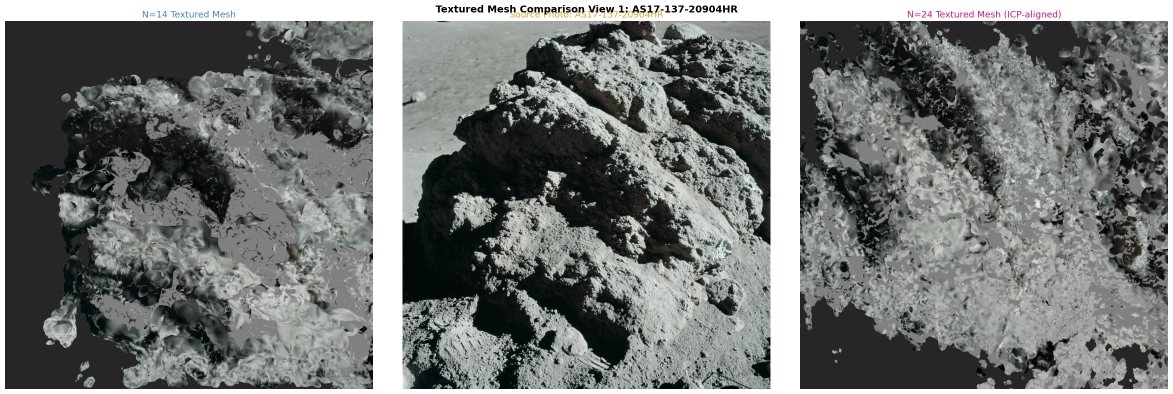
#> input picture assignments/photogrammetry_gaussian_splatting_apollo17/comparison/textured_sidebyside_view1.png, 2346 x 788 px, found by its file name (shown at 1/2 size)
$ python qualitative_grid_rerender.py
#> lines starting #> are read from the running program, lines starting #| are printed output that depends on the picture
from PIL import Image, ImageDraw, ImageFont
from pathlib import Path

WORK_DIR = Path.home() / "ses598-space-robotics-and-ai-2026/assignments/photogrammetry_gaussian_splatting_apollo17"
COMPARISON_DIR = WORK_DIR / "comparison"
OUTPUT_PATH = COMPARISON_DIR / "textured_qualitative_grid.png"

sidebyside_paths = [
    COMPARISON_DIR / "textured_sidebyside_view1.png",
    COMPARISON_DIR / "textured_sidebyside_view2.png",
    COMPARISON_DIR / "textured_sidebyside_view3.png",
    COMPARISON_DIR / "textured_sidebyside_view4.png",
]

panels = [Image.open(p).convert("RGB") for p in sidebyside_paths]
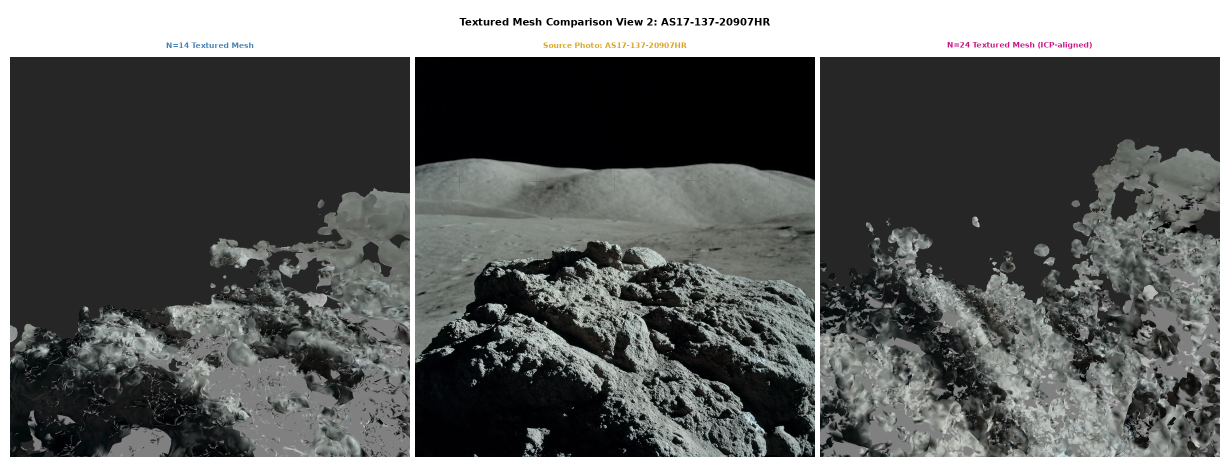
#> input picture assignments/photogrammetry_gaussian_splatting_apollo17/comparison/textured_sidebyside_view2.png, 2460 x 934 px, found by its file name (shown at 1/2 size)
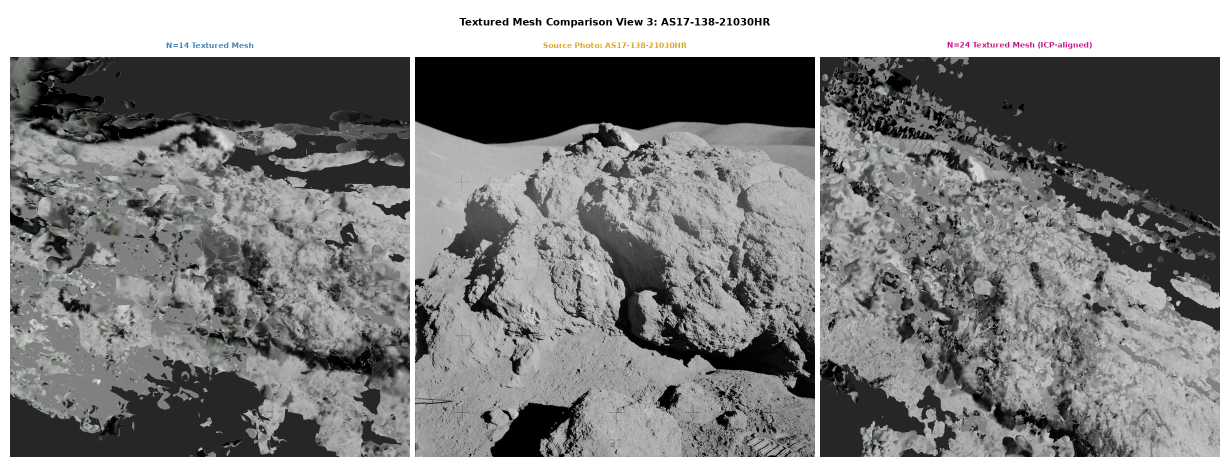
#> input picture assignments/photogrammetry_gaussian_splatting_apollo17/comparison/textured_sidebyside_view3.png, 2460 x 934 px, found by its file name (shown at 1/2 size)
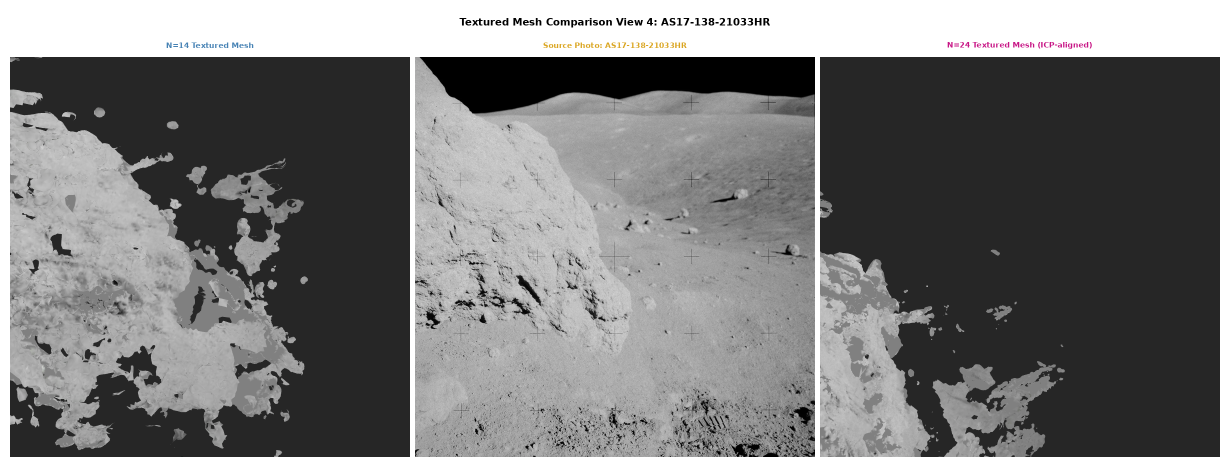
#> input picture assignments/photogrammetry_gaussian_splatting_apollo17/comparison/textured_sidebyside_view4.png, 2460 x 934 px, found by its file name (shown at 1/2 size)
#> panels = 4 items
print("Loaded panels", [(p.width, p.height) for p in panels])
#| Loaded panels [(2346, 788), (2460, 934), (2460, 934), (2460, 934)]

H_PAD = 40
V_PAD_TITLE = 40
V_PAD_ROW = 60
TITLE_HEIGHT = 70
MAX_LONG_DIM = 4000

cell_width = (MAX_LONG_DIM - H_PAD) // 2
scale = cell_width / panels[0].width
#> scale = 0.844
cell_height = round(panels[0].height * scale)
#> cell_height = 665

cells = [p.resize((cell_width, cell_height), Image.LANCZOS) for p in panels]
#> cells = 4 items
print("Cell size", cell_width, "x", cell_height)
#| Cell size 1980 x 665

total_width = cell_width * 2 + H_PAD
total_height = TITLE_HEIGHT + V_PAD_TITLE + cell_height + V_PAD_ROW + cell_height
#> total_height = 1500
print("Grid size", total_width, "x", total_height)
#| Grid size 4000 x 1500

grid = Image.new("RGB", (total_width, total_height), "white")
#> grid: PIL image 4000x1500 RGB; every value is 255
draw = ImageDraw.Draw(grid)

font_paths = [
    "/usr/share/fonts/truetype/dejavu/DejaVuSans-Bold.ttf",
    "/usr/share/fonts/truetype/liberation/LiberationSans-Bold.ttf",
    "/usr/share/fonts/truetype/freefont/FreeSansBold.ttf",
]
font = None
for fp in font_paths:
    if Path(fp).exists():
        font = ImageFont.truetype(fp, 34)
        break
if font is None:
    font = ImageFont.load_default()

title_text = "Textured Mesh Comparison: N=14 vs N=24 Photogrammetry (4 Viewpoints)"
bbox = draw.textbbox((0, 0), title_text, font=font)
#> bbox = (0, 6, 1448, 39)
text_w = bbox[2] - bbox[0]
#> text_w = 1448
text_h = bbox[3] - bbox[1]
#> text_h = 33
title_x = (total_width - text_w) // 2
#> title_x = 1276
title_y = (TITLE_HEIGHT - text_h) // 2
#> title_y = 18
draw.text((title_x, title_y), title_text, fill="black", font=font)

y_row1 = TITLE_HEIGHT + V_PAD_TITLE
y_row2 = y_row1 + cell_height + V_PAD_ROW
#> y_row2 = 835

grid.paste(cells[0], (0, y_row1))
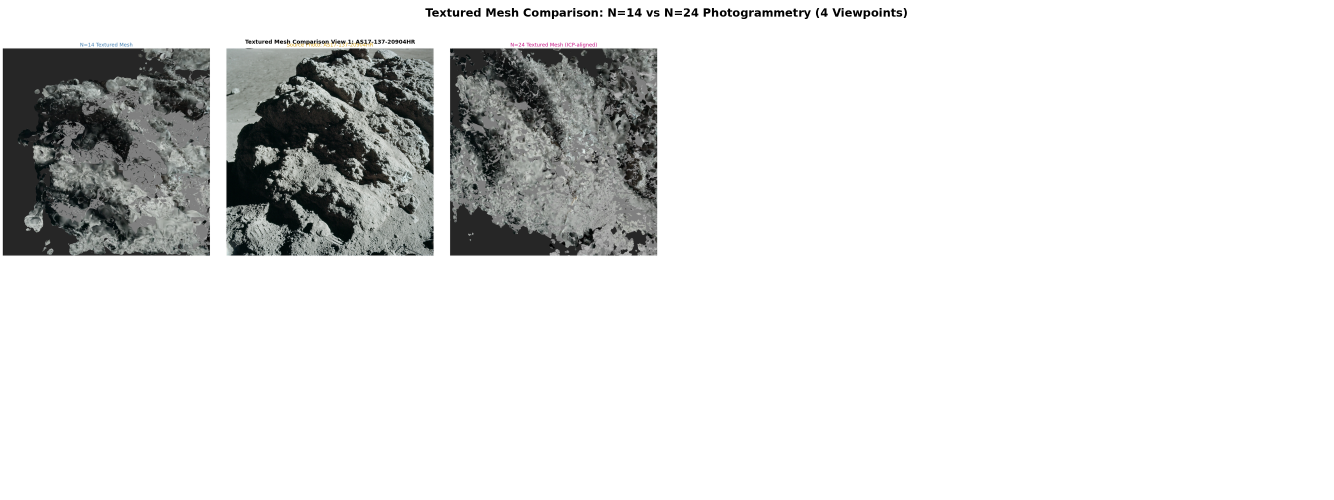
#> grid: PIL image 4000x1500 RGB (shown at 1/3 size); mean R, G, B 223.5, 224.2, 223.8
grid.paste(cells[1], (cell_width + H_PAD, y_row1))
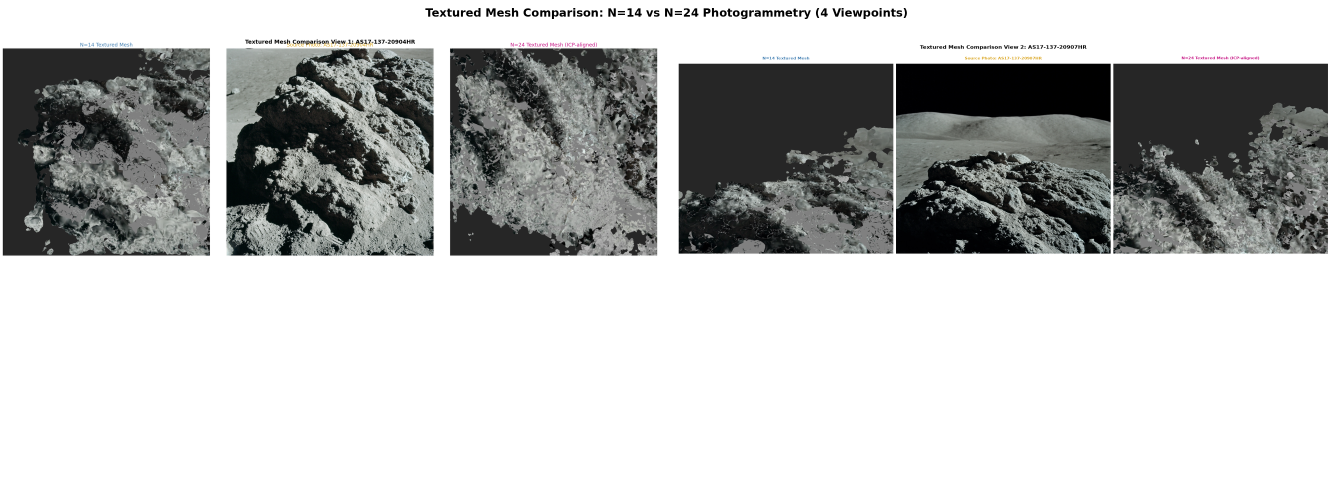
#> grid: PIL image 4000x1500 RGB (shown at 1/3 size); mean R, G, B 188.4, 189.4, 188.8
grid.paste(cells[2], (0, y_row2))
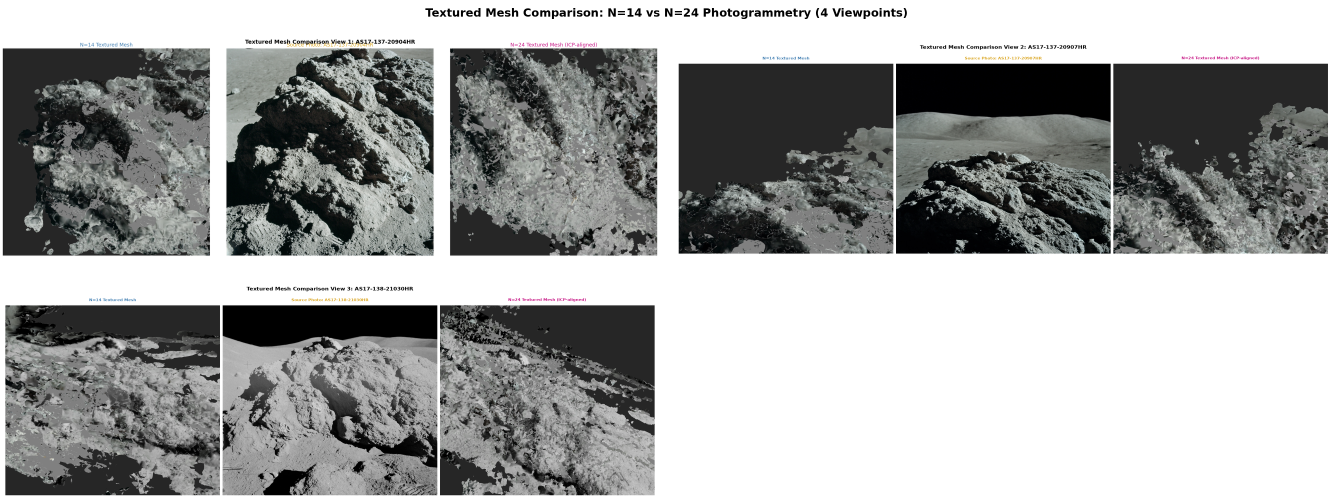
#> grid: PIL image 4000x1500 RGB (shown at 1/3 size); mean R, G, B 160.7, 161.7, 161
grid.paste(cells[3], (cell_width + H_PAD, y_row2))
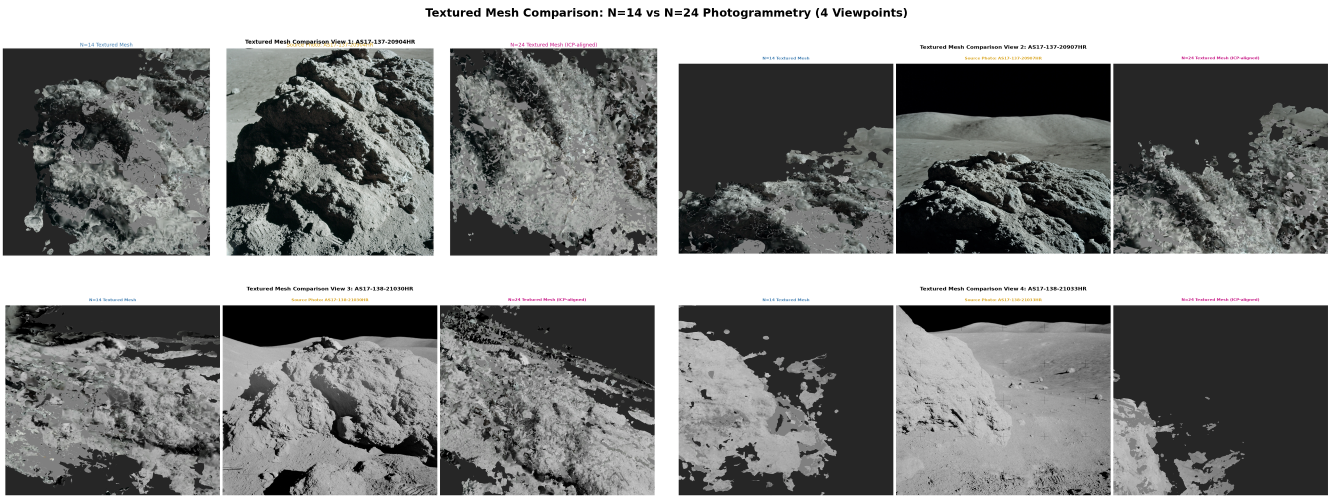
#> grid: PIL image 4000x1500 RGB (shown at 1/3 size); mean R, G, B 131.1, 132.2, 131.4

grid.save(str(OUTPUT_PATH), optimize=True)
print("Grid saved", OUTPUT_PATH)
